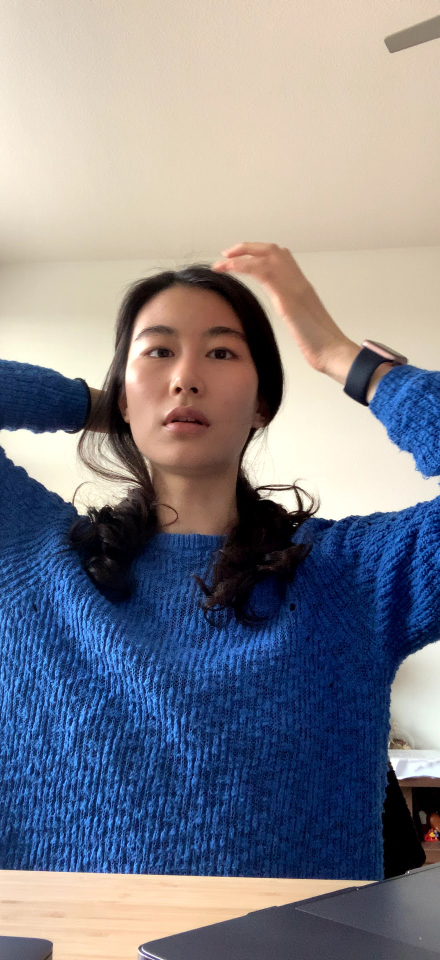
#> input picture Resources/lp_image.png, 880 x 1920 px, given in place of the camera (shown at 1/2 size)
$ python webcam.py
#> lines starting #> are read from the running program, lines starting #| are printed output that depends on the picture; after the words box and inside, x2 and y2 are one past the last pixel; in counts of white or black regions, pixels touching at a corner belong together
import cv2

faceCascade = cv2.CascadeClassifier("Resources/haarcascade_frontalface_default.xml")

frameWidth = 640
frameHeight = 480
cap = cv2.VideoCapture(0)
cap.set(3, frameWidth)
cap.set(4, frameHeight)
cap.set(10, 150)

# For every frame of the image, if there is a face, draw a square box.

while True:
    success, img = cap.read()
#> img is the input picture: shape (1920, 880, 3); mean B, G, R 139.8, 131.2, 130.7
    faces = faceCascade.detectMultiScale(img, 1.1, 4)
#> faces = [[217, 582, 321, 321]]

    for (x, y, w, h) in faces:
        imgBlur = cv2.GaussianBlur(img, (7, 7), 0)
        cv2.rectangle(img, (x, y), (x + w, y + h), (0, 255, 0), 2)
        img[y:y+h, x:x+w] = cv2.blur(img[y:y+h, x:x+w], (15,15))
#> this loop made 1 pass
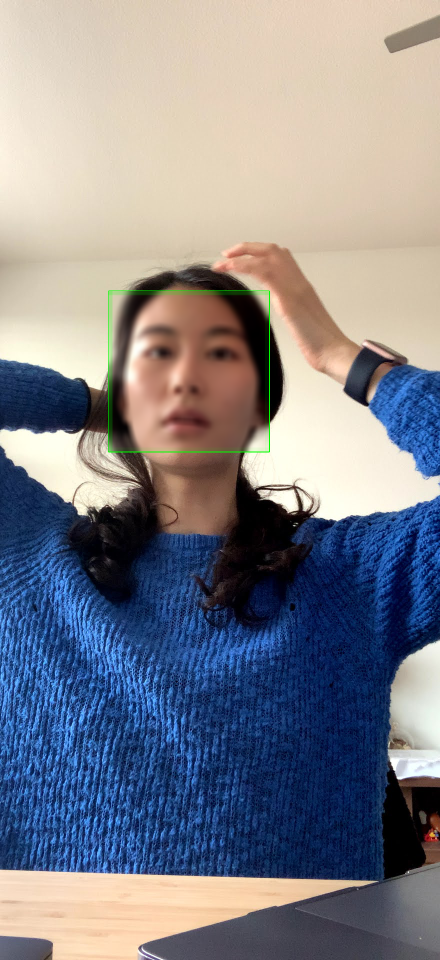
#> img: shape (1920, 880, 3) (shown at 1/2 size); 6.01% of pixels changed, all inside (x1, y1, x2, y2) = (216, 581, 540, 905)
        #cv2.circle(img, (x+w//2, y+h//2), 70, (0,255,0),cv2.BL)

    cv2.imshow("Result",img)
    if cv2.waitKey(1)   & 0xFF == ord('q'):
#> (key q is pressed here)
        break
